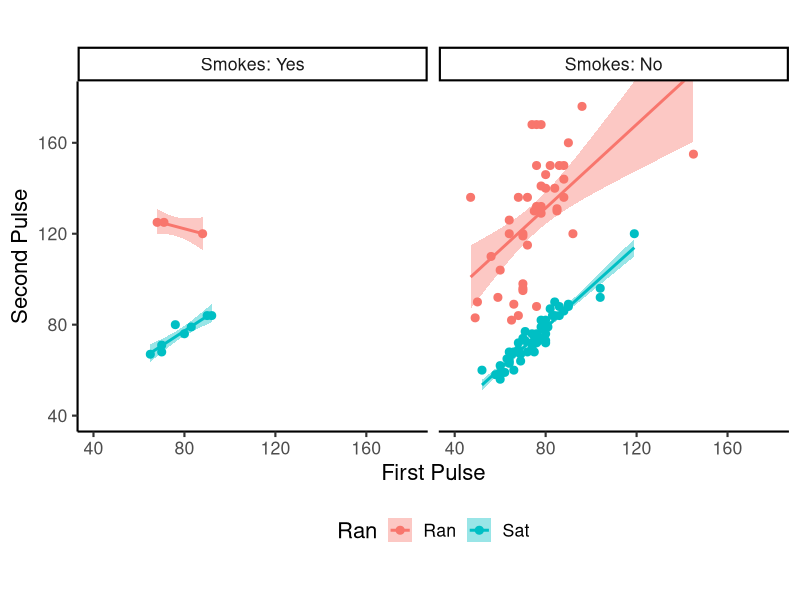
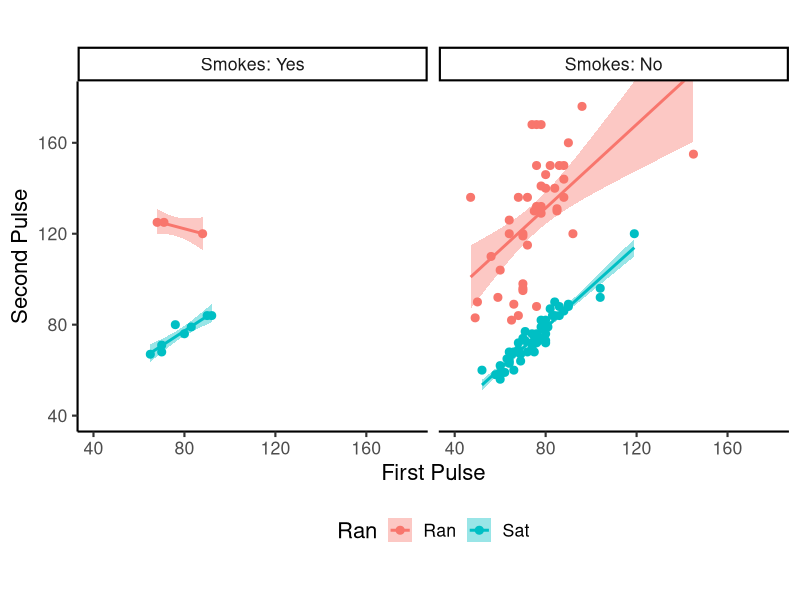

Write R code to recreate these figures, in order.
## ---- chunk 1
#| include: false
# static copy of the data for the pre-rendered plots (base R + ggplot2 only)
library(ggplot2)
pulse_data <- read.csv("data/pulserates.csv")
pulse_subset <- data.frame(
  Smokes = factor(pulse_data$Smokes, levels = c(1, 2), labels = c("Yes", "No")),
  Ran    = factor(pulse_data$Ran, levels = c(1, 2), labels = c("Ran", "Sat")),
  Pulse1 = pulse_data$Pulse1,
  Pulse2 = pulse_data$Pulse2,
  PulseDiff = pulse_data$Pulse2 - pulse_data$Pulse1
)
final_plot <- ggplot(pulse_subset,
                     aes(x = Pulse1, y = Pulse2, color = Ran, fill = Ran)) +
  geom_point(size = 2.4) +
  geom_smooth(method = "lm") +
  coord_cartesian(xlim = c(40, 180), ylim = c(40, 180)) +
  labs(x = "First Pulse", y = "Second Pulse") +
  facet_wrap(~ Smokes, labeller = "label_both") +
  theme_classic(base_size = 16) +
  theme(legend.position = "bottom", aspect.ratio = 1)
## ---- chunk 2
#| include: false
tidy_ex <- data.frame(PersonId = 1:6,
                      Height = pulse_data$Height[1:6],
                      Weight = pulse_data$Weight[1:6],
                      Year = pulse_data$Year[1:6])
long_ex <- data.frame(PersonId = rep(1:3, each = 2),
                      Year = 93,
                      Variable = rep(c("Height", "Weight"), 3),
                      Value = c(rbind(tidy_ex$Height[1:3], tidy_ex$Weight[1:3])))
ratio_ex <- data.frame(PersonId = 1:6,
                       HeightToWeight = paste0(tidy_ex$Height, "/", tidy_ex$Weight),
                       Year = tidy_ex$Year)
## ---- chunk 3
#| echo: false
tidy_ex
## ---- chunk 4
#| echo: false
long_ex
## ---- chunk 5
#| echo: false
ratio_ex
## ---- chunk 6
head(pulse_data, n = 10)
## ---- chunk 7
days <- c("Tues", "Wed", "Thurs")
## ---- chunk 8
moredays <- c("Teus", "Wed", "Thrus")
sort(days)
## ---- chunk 9
weekday_levels <- c("Mon", "Tues", "Wed", "Thurs", "Fri")
## ---- chunk 10
days_fct <- factor(days, levels = weekday_levels)
## ---- chunk 11
factor(moredays, levels = weekday_levels)
## ---- chunk 12
sort(days_fct)
## ---- chunk 13
#| echo: false
#| fig-width: 7
#| fig-height: 5
#| message: false
#| warning: false
final_plot
## ---- chunk 14
#| echo: false
#| fig-width: 7
#| fig-height: 5
#| message: false
#| warning: false
final_plot
